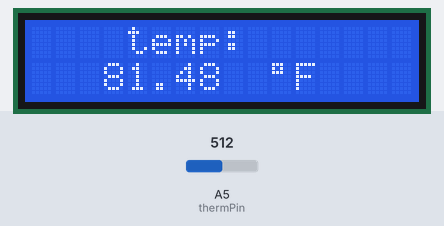
Bench run of a sketch on a simulated Arduino Uno, built with avr-gcc and run on an emulated ATmega328P. Shown: 16×2 character LCD. The inputs (shaded band) are chosen by the test bench; at power-on: A5 (thermPin) = 512.

Above: at 1.2 s.
1.3 s: A5 (thermPin) set to 716
At 2.5 s:
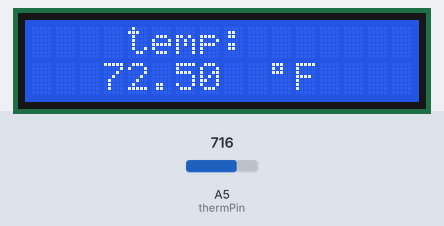
4.0 s: A5 (thermPin) set to 900
At 5.3 s:
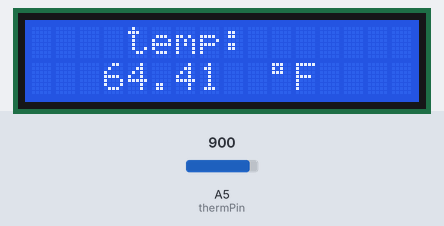
6.7 s: A5 (thermPin) set to 1023
At 8.4 s:
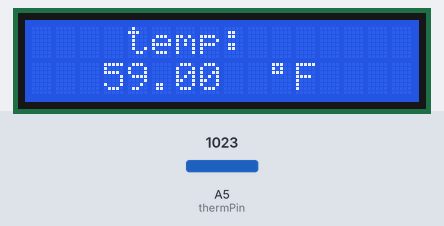
Timing chart, 0 to 9.9 s (numbered marks = the images above; inputs shaded):
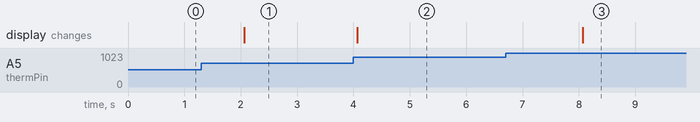

Measured:
- after the input at 1.3 s, the display: changes after 0.77 s (image 1)
- after the input at 4.0 s, the display: changes after 0.07 s (image 2)
- after the input at 6.7 s, the display: changes after 1.4 s (image 3)

The sketch:

automaticFan.ino
```cpp
#include <LiquidCrystal.h>
int rs = 7;
int en = 8;
int d4 = 9;
int d5 = 10;
int d6 = 11;
int d7 = 12;
int thermPin = A5;
float currentTemp;
int dt = 2000;
LiquidCrystal lcd(rs, en, d4, d5, d6, d7);
void setup() {
  // put your setup code here, to run once:
  lcd.begin(16, 2);
  pinMode(thermPin, INPUT);
}

void loop() {
  // put your main code here, to run repeatedly:
  lcd.setCursor(4, 0);
  lcd.print("temp:");

  while(true){
    currentTemp = (float(analogRead(thermPin))*5./1023.) * -9. + 104.;
    lcd.setCursor(3,1);
    lcd.print(currentTemp);
    lcd.setCursor(10,1);
    lcd.print("\xDF""F");
    delay(dt);
  }
}
```
